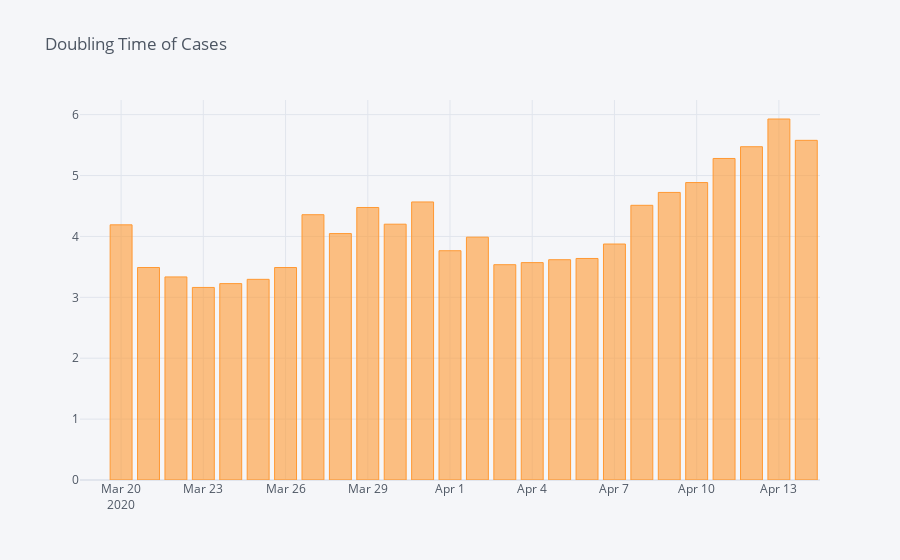

Notebook source saved alongside this figure:
### Code cell
doubling_time=growth_rate*100
doubling_time=70/doubling_time
doubling_time.iplot(kind='bar',title='Doubling Time of Cases')

### Figure 1 — Plotly figure (JSON) as saved in the notebook; plotly's stock layout.template omitted (floating-point values rounded to 4 significant figures)
{"data": [{"marker": {"color": "rgba(255, 153, 51, 0.6)", "line": {"color": "rgba(255, 153, 51, 1.0)", "width": 1}}, "name": "SMA_7", "orientation": "v", "text": "", "type": "bar", "x": ["2020-03-19", "2020-03-20", "2020-03-21", "2020-03-22", "2020-03-23", "2020-03-24", "2020-03-25", "2020-03-26", "2020-03-27", "2020-03-28", "2020-03-29", "2020-03-30", "2020-03-31", "2020-04-01", "2020-04-02", "2020-04-03", "2020-04-04", "2020-04-05", "2020-04-06", "2020-04-07", "2020-04-08", "2020-04-09", "2020-04-10", "2020-04-11", "2020-04-12", "2020-04-13", "2020-04-14"], "y": ["", 4.19, 3.489, 3.335, 3.162, 3.225, 3.295, 3.489, 4.356, 4.047, 4.475, 4.201, 4.566, 3.765, 3.988, 3.536, 3.57, 3.618, 3.638, 3.875, 4.511, 4.722, 4.885, 5.28, 5.473, 5.928, 5.578]}], "layout": {"legend": {"bgcolor": "#F5F6F9", "font": {"color": "#4D5663"}}, "paper_bgcolor": "#F5F6F9", "plot_bgcolor": "#F5F6F9", "title": {"font": {"color": "#4D5663"}, "text": "Doubling Time of Cases"}, "xaxis": {"gridcolor": "#E1E5ED", "showgrid": true, "tickfont": {"color": "#4D5663"}, "title": {"font": {"color": "#4D5663"}, "text": ""}, "zerolinecolor": "#E1E5ED"}, "yaxis": {"gridcolor": "#E1E5ED", "showgrid": true, "tickfont": {"color": "#4D5663"}, "title": {"font": {"color": "#4D5663"}, "text": ""}, "zerolinecolor": "#E1E5ED"}}}
